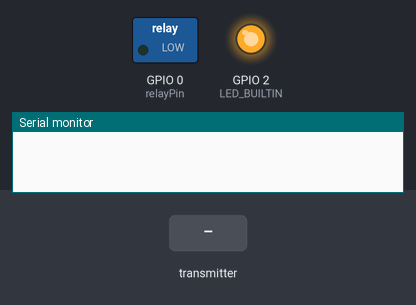
A sketch run on a simulated ESP8266 (NodeMCU). On the bench: switched loads named in the sketch (green lamp = pin HIGH), output pins drawn as LEDs (lit = HIGH, except the on-board LED, lit = LOW), the last lines printed to the serial monitor. Inputs (shaded band) come from the test bench.

Above: at 1.2 s.
1.3 s: the transmitter starts sending LedOn = 1
At 2.2 s:
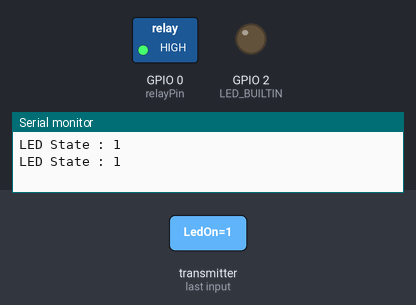
2.8 s: the transmitter starts sending LedOn = 0
At 3.4 s:
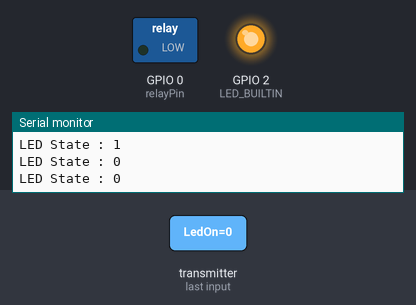
Timing chart, 0 to 5.8 s (numbered marks = the images above; inputs shaded):
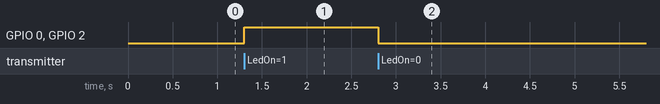

The sketch:

01_ESP_ESPNow_LED_RX.ino
```cpp
// (licence header left out)
#include <ESP8266WiFi.h>
#include <espnow.h>

const int relayPin = 0;

// Structure example to receive data
// Must match the sender structure
typedef struct struct_message {
  bool LedOn;
} struct_message;

// Create a struct_message called myData
struct_message myData;

// Callback function that will be executed when data is received
void OnDataRecv(uint8_t * mac, uint8_t *incomingData, uint8_t len) {
  memcpy(&myData, incomingData, sizeof(myData));

   //int g = myData.LedOn;
   if ( myData.LedOn == true)
      { digitalWrite(LED_BUILTIN, HIGH);
        digitalWrite(relayPin, HIGH);// turn the LED on (HIGH is the voltage level)
      }
   if ( myData.LedOn == false)
      {digitalWrite(LED_BUILTIN, LOW);
       digitalWrite(relayPin, LOW);
      }

  Serial.print("LED State : ");
  Serial.println(myData.LedOn);

   Serial.println();


}

void setup() {
  // Initialize Serial Monitor
  Serial.begin(115200);

  // Set device as a Wi-Fi Station
  WiFi.mode(WIFI_STA);

  // Init ESP-NOW
  if (esp_now_init() != 0) {
    Serial.println("Error initializing ESP-NOW");
    return;
  }


  // Once ESPNow is successfully Init, we will register for recv CB to
  // get recv packer info
  esp_now_set_self_role(ESP_NOW_ROLE_SLAVE);
  esp_now_register_recv_cb(OnDataRecv);

pinMode(LED_BUILTIN, OUTPUT);
 pinMode(relayPin, OUTPUT);
}

void loop() {

}
```

Measured:
- after the input at 1.3 s, GPIO 0 (relayPin), GPIO 2 (LED_BUILTIN): LOW → HIGH at once
- after the input at 2.8 s, GPIO 0 (relayPin), GPIO 2 (LED_BUILTIN): HIGH → LOW at once
